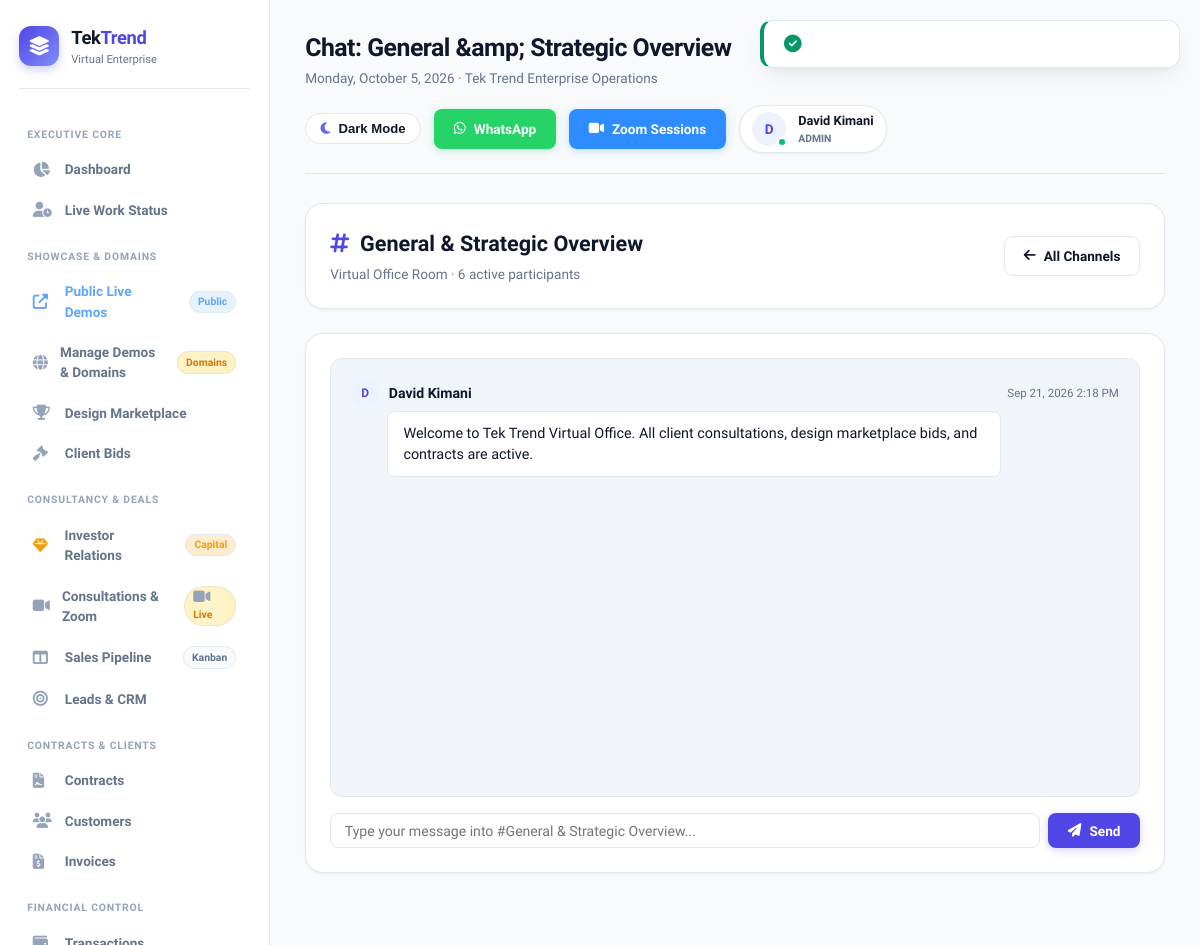
Page /public/chat/room/1 (signed in) on the committed database.
### tables this page shows
CREATE TABLE `chat_rooms` (
    `id` INT UNSIGNED NOT NULL AUTO_INCREMENT,
    `name` VARCHAR(100) NOT NULL,
    `type` ENUM('department','private','group','broadcast') DEFAULT 'group',
    `department_id` INT UNSIGNED DEFAULT NULL,
    `created_by` INT UNSIGNED DEFAULT NULL,
    `created_at` TIMESTAMP DEFAULT CURRENT_TIMESTAMP,
    `updated_at` TIMESTAMP DEFAULT CURRENT_TIMESTAMP ON UPDATE CURRENT_TIMESTAMP,
    PRIMARY KEY (`id`),
    KEY `department_id` (`department_id`),
    KEY `type` (`type`)
);

CREATE TABLE `chat_messages` (
    `id` INT UNSIGNED NOT NULL AUTO_INCREMENT,
    `room_id` INT UNSIGNED NOT NULL,
    `user_id` INT UNSIGNED NOT NULL,
    `message` TEXT,
    `type` ENUM('text','image','file','system') DEFAULT 'text',
    `file_path` VARCHAR(255) DEFAULT NULL,
    `file_name` VARCHAR(255) DEFAULT NULL,
    `created_at` TIMESTAMP DEFAULT CURRENT_TIMESTAMP,
    PRIMARY KEY (`id`),
    KEY `room_id` (`room_id`),
    KEY `user_id` (`user_id`),
    KEY `created_at` (`created_at`)
);

CREATE TABLE `users` (
    `id` INT UNSIGNED NOT NULL AUTO_INCREMENT,
    `department_id` INT UNSIGNED DEFAULT NULL,
    `employee_id` VARCHAR(20) NOT NULL,
    `first_name` VARCHAR(50) NOT NULL,
    `last_name` VARCHAR(50) NOT NULL,
    `email` VARCHAR(100) NOT NULL,
    `phone` VARCHAR(20) DEFAULT NULL,
    `password` VARCHAR(255) NOT NULL,
    `role` ENUM('admin','manager','employee','accountant','sales','support') DEFAULT 'employee',
    `position` VARCHAR(100) DEFAULT NULL,
    `avatar` VARCHAR(255) DEFAULT NULL,
    `status` ENUM('active','inactive','suspended') DEFAULT 'active',
    `last_login` TIMESTAMP NULL DEFAULT NULL,
    `last_activity` TIMESTAMP NULL DEFAULT NULL,
    `is_online` TINYINT(1) DEFAULT 0,
    `work_status` ENUM('offline','working','away','break','meeting') DEFAULT 'offline',
    `created_at` TIMESTAMP DEFAULT CURRENT_TIMESTAMP,
    `updated_at` TIMESTAMP DEFAULT CURRENT_TIMESTAMP ON UPDATE CURRENT_TIMESTAMP,
    PRIMARY KEY (`id`),
    UNIQUE KEY `email` (`email`),
    UNIQUE KEY `employee_id` (`employee_id`),
    KEY `department_id` (`department_id`),
    KEY `is_online` (`is_online`),
    KEY `work_status` (`work_status`)
);

### app/views/chat/room.php (the view, shortened to what the rows shown need)
<?php $pageTitle = 'Chat: ' . sanitize($room['name']); ?>
<div class="card mb-4">
    <div style="display: flex; justify-content: space-between; align-items: center; flex-wrap: wrap; gap: 1rem;">
        <div>
            <h2 style="font-size: 1.35rem; font-weight: 800; color: var(--text-main); margin-bottom: 0.25rem;">
                <i class="fas fa-hashtag" style="color: var(--primary); margin-right: 0.35rem;"></i> <?= sanitize($room['name']) ?>
            </h2>
            <p style="color: var(--text-muted); font-size: 0.85rem;">Virtual Office Room · <?= count($members ?? []) ?> active participants</p>
        </div>
        <a href="<?= eurl('/chat') ?>" class="btn btn-outline">
            <i class="fas fa-arrow-left"></i> All Channels
        </a>
    </div>
</div>
<div class="card" style="height: 540px; display: flex; flex-direction: column;">
    <div id="messagesContainer" style="flex: 1; overflow-y: auto; padding: 1.25rem; background: var(--bg-card-subtle); border-radius: var(--radius-md); border: 1px solid var(--border); display: flex; flex-direction: column; gap: 1rem;">
        <?php if (empty($messages)): ?>
            <p style="color: var(--text-muted); text-align: center; margin: auto;">No messages in this channel yet. Start the conversation!</p>
        <?php else: ?>
            <?php foreach ($messages as $msg): ?>
                <div>
                    <div style="display: flex; align-items: center; gap: 0.6rem; margin-bottom: 0.25rem;">
                        <div style="width: 28px; height: 28px; border-radius: 50%; background: var(--primary-light); display: flex; align-items: center; justify-content: center; color: var(--primary); font-size: 0.75rem; font-weight: 700;">
                            <?= strtoupper(substr($msg['first_name'], 0, 1)) ?>
                        </div>
                        <span style="font-weight: 700; color: var(--text-main); font-size: 0.88rem;"><?= sanitize($msg['first_name'] . ' ' . $msg['last_name']) ?></span>
                        <span style="font-size: 0.72rem; color: var(--text-muted); margin-left: auto;"><?= formatDateTime($msg['created_at']) ?></span>
                    </div>
                    <div style="margin-left: 2.25rem; padding: 0.65rem 0.95rem; background: var(--bg-card); border-radius: var(--radius-sm); color: var(--text-main); font-size: 0.9rem; border: 1px solid var(--border); width: fit-content; max-width: 80%;">
                        <?= nl2br(sanitize($msg['message'])) ?>
                    </div>
                </div>
            <?php endforeach; ?>
        <?php endif; ?>
    </div>
    <form method="POST" action="<?= eurl('/chat/room/' . $room['id'] . '/send') ?>" style="margin-top: 1rem;">
        <div style="display: flex; gap: 0.5rem;">
            <input type="text" name="message" class="form-control" placeholder="Type your message into #<?= sanitize($room['name']) ?>..." required style="flex: 1;">
            <button type="submit" class="btn btn-primary"><i class="fas fa-paper-plane"></i> Send</button>
        </div>
    </form>
</div>

### app/views/layouts/app.php (shortened to what the rows shown need)
<!DOCTYPE html>
<html lang="en" data-theme="light">
<head>
    <link rel="stylesheet" href="https://cdnjs.cloudflare.com/ajax/libs/font-awesome/6.5.2/css/all.min.css">
</head>
<body>
    <div class="flash-container" id="flashContainer">
        <?php if (flash('success')): ?>
            <div class="flash-alert success"><i class="fas fa-check-circle" style="color: var(--success); font-size: 1.1rem;"></i> <?= sanitize(flash('success')) ?></div>
        <?php endif; ?>
    </div>
    <div class="dashboard-container">
        <aside class="sidebar" id="mainSidebar">
            <a href="<?= eurl('/dashboard') ?>" class="sidebar-brand">
                <div class="brand-icon"><i class="fas fa-layer-group"></i></div>
                <div class="brand-text">
                    <h2>Tek<span>Trend</span></h2>
                    <p>Virtual Enterprise</p>
                </div>
            </a>
            <nav class="sidebar-nav">
                <div class="nav-group-title">Executive Core</div>
                <a href="<?= eurl('/dashboard') ?>" class="nav-link <?= ($currentPage ?? '') === 'dashboard' ? 'active' : '' ?>">
                    <i class="fas fa-chart-pie"></i> Dashboard
                </a>
                <a href="<?= eurl('/dashboard/work-status') ?>" class="nav-link <?= ($currentPage ?? '') === 'work-status' ? 'active' : '' ?>">
                    <i class="fas fa-user-clock"></i> Live Work Status
                </a>
                <div class="nav-group-title">Showcase & Domains</div>
                <a href="<?= eurl('/live-demos') ?>" target="_blank" class="nav-link" style="color: #60a5fa;">
                    <i class="fas fa-external-link-alt" style="color: #60a5fa;"></i> Public Live Demos <span class="nav-badge" style="background: rgba(96,165,250,0.15); color: #60a5fa;">Public</span>
                </a>
                <a href="<?= eurl('/demos') ?>" class="nav-link <?= ($currentPage ?? '') === 'demos' ? 'active' : '' ?>">
                    <i class="fas fa-globe"></i> Manage Demos & Domains <span class="nav-badge accent">Domains</span>
                </a>
                <a href="<?= eurl('/marketplace') ?>" class="nav-link <?= ($currentPage ?? '') === 'marketplace' ? 'active' : '' ?>">
                    <i class="fas fa-trophy"></i> Design Marketplace
                </a>
                <a href="<?= eurl('/marketplace/bids') ?>" class="nav-link <?= ($currentPage ?? '') === 'marketplace_bids' ? 'active' : '' ?>">
                    <i class="fas fa-gavel"></i> Client Bids
                </a>
                <div class="nav-group-title">Consultancy & Deals</div>
                <a href="<?= eurl('/investments') ?>" class="nav-link <?= ($currentPage ?? '') === 'investments' ? 'active' : '' ?>">
                    <i class="fas fa-gem" style="color: #f59e0b;"></i> Investor Relations <span class="nav-badge" style="background: rgba(245,158,11,0.2); color: #f59e0b;">Capital</span>
                </a>
                <a href="<?= eurl('/consultations') ?>" class="nav-link <?= ($currentPage ?? '') === 'consultations' ? 'active' : '' ?>">
                    <i class="fas fa-video"></i> Consultations & Zoom <span class="nav-badge accent"><i class="fas fa-video"></i> Live</span>
                </a>
                <a href="<?= eurl('/leads/pipeline') ?>" class="nav-link <?= ($currentPage ?? '') === 'pipeline' ? 'active' : '' ?>">
                    <i class="fas fa-columns"></i> Sales Pipeline <span class="nav-badge">Kanban</span>
                </a>
                <a href="<?= eurl('/leads') ?>" class="nav-link <?= ($currentPage ?? '') === 'leads' ? 'active' : '' ?>">
                    <i class="fas fa-bullseye"></i> Leads & CRM
                </a>
                <div class="nav-group-title">Contracts & Clients</div>
                <a href="<?= eurl('/contracts') ?>" class="nav-link <?= ($currentPage ?? '') === 'contracts' ? 'active' : '' ?>">
                    <i class="fas fa-file-contract"></i> Contracts
                </a>
                <a href="<?= eurl('/customers') ?>" class="nav-link <?= ($currentPage ?? '') === 'customers' ? 'active' : '' ?>">
                    <i class="fas fa-users"></i> Customers
                </a>
                <a href="<?= eurl('/invoices') ?>" class="nav-link <?= ($currentPage ?? '') === 'invoices' ? 'active' : '' ?>">
                    <i class="fas fa-file-invoice-dollar"></i> Invoices
                </a>
                <div class="nav-group-title">Financial Control</div>
                <a href="<?= eurl('/finances') ?>" class="nav-link <?= ($currentPage ?? '') === 'finances' ? 'active' : '' ?>">
                    <i class="fas fa-wallet"></i> Transactions
                </a>
            </nav>
        </aside>
        <main class="main-wrapper">
            <header class="topbar-header">
                <div style="display: flex; align-items: center; gap: 0.85rem;">
                    <div class="header-title">
                        <h1><?= sanitize($pageTitle ?? 'Enterprise Dashboard') ?></h1>
                        <p><?= date('l, F j, Y') ?> · Tek Trend Enterprise Operations</p>
                    </div>
                </div>
                <div class="header-actions">
                    <button id="themeToggleBtn" onclick="toggleTheme()" class="theme-toggle-btn" title="Toggle Light / Dark Theme">
                        <i id="themeIcon" class="fas fa-moon"></i>
                        <span id="themeLabel">Dark Mode</span>
                    </button>
                    <a href="https://wa.me/254707246273?text=Hello%20Tek%20Trend%20Consulting%20Team" target="_blank" class="btn btn-whatsapp">
                        <i class="fab fa-whatsapp"></i> WhatsApp
                    </a>
                    <a href="<?= eurl('/consultations') ?>" class="btn btn-zoom">
                        <i class="fas fa-video"></i> Zoom Sessions
                    </a>
                    <div class="user-profile-menu">
                        <div class="user-avatar-wrap">
                            <?= strtoupper(substr($_SESSION['user_name'] ?? 'A', 0, 1)) ?>
                            <span class="online-dot"></span>
                        </div>
                        <div class="user-meta">
                            <span class="name"><?= sanitize($_SESSION['user_name'] ?? 'Admin') ?></span>
                            <span class="role"><?= sanitize($_SESSION['user_role'] ?? 'Executive') ?></span>
                        </div>
                    </div>
                </div>
            </header>
            <?= $content ?? '' ?>
        </main>
    </div>
</body>
</html>

### app/core/Router.php (shortened to what the rows shown need)
<?php
class Router {
    private $routes = [];
    private function addRoute($method, $path, $handler, $middleware = []) {
        $this->routes[] = [
            'method'      => $method,
            'path'        => $path,
            'handler'     => $handler,
            'middleware'  => $middleware
        ];
    }
    public function dispatch() {
        $method = $_SERVER['REQUEST_METHOD'];
        $requestPath = parse_url($_SERVER['REQUEST_URI'], PHP_URL_PATH);
        $basePath = rtrim(str_replace(basename($_SERVER['SCRIPT_NAME']), '', $_SERVER['SCRIPT_NAME']), '/');
        if ($basePath && strpos($requestPath, $basePath) === 0) {
            $requestPath = substr($requestPath, strlen($basePath));
        }
        $requestPath = '/' . ltrim($requestPath, '/');
        foreach ($this->routes as $route) {
            if ($route['method'] !== 'ANY' && $route['method'] !== $method) {
                continue;
            }
            $pattern = preg_replace('#\{[^}]+\}#', '([^/]+)', $route['path']);
            $pattern = '#^' . $pattern . '$#';
            if (preg_match($pattern, $requestPath, $matches)) {
                $params = [];
                if (preg_match_all('#\{([^}]+)\}#', $route['path'], $paramNames)) {
                    foreach ($paramNames[1] as $index => $name) {
                        $params[$name] = $matches[$index + 1];
                    }
                }
                $this->executeHandler($route['handler'], $params);
                return;
            }
        }
    }
    private function executeHandler($handler, $params = []) {
        if (is_string($handler)) {
            $parts = explode('@', $handler);
            if (count($parts) === 2) {
                $controllerName = $parts[0];
                $methodName = $parts[1];
                if (class_exists($controllerName)) {
                    $controller = new $controllerName();
                    if (method_exists($controller, $methodName)) {
                        call_user_func_array([$controller, $methodName], $params);
                        return;
                    }
                }
            }
        }
    }
}

### rows in the picture
chat_rooms: name "Chat: General &amp; Strategic Overview", name "General & Strategic Overview", message "Type your message into #General & Strategic Overview..."
chat_messages: user.first_name "D", user.last_name "David Kimani", created_at "Sep 21, 2026 2:18 PM", message "Welcome to Tek Trend Virtual Office. All client consultations, design marketplace bids, and contracts are active."

### other values in the picture
count($members ?? []) "6"
